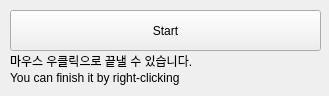
<?xml version="1.0" encoding="UTF-8"?>
<ui version="4.0">
 <class>MainWindow</class>
 <widget class="QMainWindow" name="MainWindow">
  <property name="geometry">
   <rect>
    <x>0</x>
    <y>0</y>
    <width>329</width>
    <height>96</height>
   </rect>
  </property>
  <property name="windowTitle">
   <string>MakeScript</string>
  </property>
  <widget class="QWidget" name="centralwidget">
   <widget class="QLabel" name="label_kor">
    <property name="geometry">
     <rect>
      <x>10</x>
      <y>50</y>
      <width>311</width>
      <height>21</height>
     </rect>
    </property>
    <property name="text">
     <string>마우스 우클릭으로 끝낼 수 있습니다.</string>
    </property>
   </widget>
   <widget class="QLabel" name="label_eng">
    <property name="geometry">
     <rect>
      <x>10</x>
      <y>70</y>
      <width>301</width>
      <height>16</height>
     </rect>
    </property>
    <property name="text">
     <string>You can finish it by right-clicking</string>
    </property>
   </widget>
   <widget class="QPushButton" name="button_start">
    <property name="geometry">
     <rect>
      <x>10</x>
      <y>10</y>
      <width>311</width>
      <height>41</height>
     </rect>
    </property>
    <property name="text">
     <string>Start</string>
    </property>
   </widget>
  </widget>
 </widget>
 <resources/>
 <connections/>
</ui>
